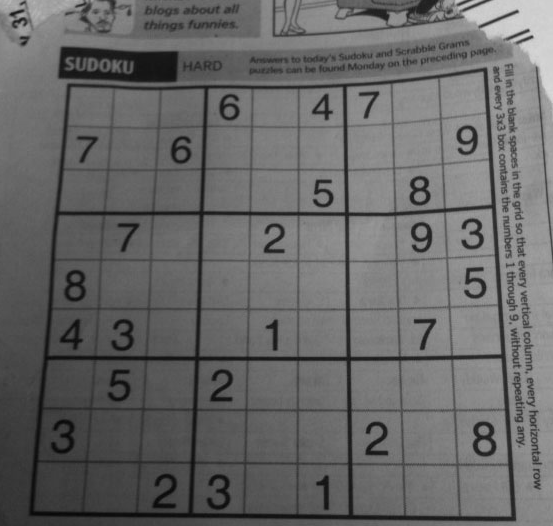
#> input picture OpenCV/images/sudoku.png, 553 x 526 px
$ jupyter execute --allow-errors 'OpenCV_002_이진화-배포용.ipynb'
#> lines starting #> are read from the running program, lines starting #| are printed output that depends on the picture; after the words box and inside, x2 and y2 are one past the last pixel; in counts of white or black regions, pixels touching at a corner belong together
<table border=1 width=100%>
    <tr><td style="border: 1px solid black; width:600px; height:40px; text-align: center;"><font size=4 color=blue><b>[2차시] 학습목표</b></font></td></tr>
    <tr><td style="border: 1px solid black; text-align: left;"><font size=3>○ 칼라 이미지를 gray 이미지로 변환하는 방법을 학습한다.<br>

○ gray 이미지를 binary 이미지로 변환하는 방법을 학습한다.
        </font></td></tr>
</table>

[cell 1]
#from google.colab import drive
#drive.mount('/content/drive')

[cell 2]
#%cd /content/drive/MyDrive/Colab Notebooks/인공지능강의/opencv

# Gray와 Binary 이미지

- 시각은 색상정보에 대해 잘못된 정보를 보내주는 경우가 많음
  - 밤에 색상을 볼때 정확한 색상을 보여주지 못함 - 명도 (검정색이 섞이는 것)
  - 색상에 빛을 강하게 비추는 경우 정확한 색상을 보여주지 못함 - 채도 (흰색이 섞이는 것)
- 칼라는 너무 많은 정보를 가지고 있기때문에 연산량이 많음
  - 실시간 처리가 어려움
  - 따라서 gray 이미지나 binary 이미지로 변환해서 처리하는 것이 일반적
<br><br>
- gray 이미지 : 0-255로 된 픽섹로만 구성된 흑백이미지
- binary(이진) 이미지 : 0(검정색)과 255(흰색)으로만 구성된 이미지 (마스크 패턴, 필터링)

- 칼라 → gray 이미지 변환 방법 2가지
  - imread()로 이미지를 읽을 때 변환해서 읽는 방법
    -  img = cv2.imread(파일명, <font color=red>cv2.IMREAD_GRAYSCALE</font>)
  - 칼라 이미지로 읽어서 cvtColor() 변환하는 방법 → 칼라 이미지가 필요한 경우 (출력)
    -  img_gray = cv2.cvtColor(이미지객체, <font color=red>cv2.COLOR_BGR2GRAY</font>)
<br><br>
- matplotlib 라이브러리의 colormap
  - 기본값 :  viridis


## gray 이미지  만들기

### imread()를 사용해서 gray 이미지로 변환해서 읽는 방법

[cell 3]
import cv2
import matplotlib.pyplot as plt

img_gray = cv2.imread("./images/miki.jpeg", cv2.IMREAD_GRAYSCALE)

#> (the rest of this cell did not finish here and is left out)

### 칼라이미지로 읽어서 gray 이미지로 변환하는 방법

[cell 4]
import cv2
import matplotlib.pyplot as plt

img= cv2.imread("./images/miki.jpeg")

#> (the rest of this cell did not finish here and is left out)

## 이진 (Binary) 이미지 만들기

- 이진 이미지는 픽셀값이 0과 1(255)로만 구성
- 이진 이미지의 필요 : 배경과 객체의 구분, 관심영역과 비관심 영역의 구분, 마스크 생성 등

- <font color=red>_, thr = cv2.threshold(img, threshold_value, value, flag)</font>
  - img : Grayscale 이미지
  - threshold_value : 픽셀 문턱값 (0과 1로 나누기 위한 기준값)
  - value : 문턱값보다 클 때 적용되는 값
  - flag : 문턱값 적용 방법


- flag : 문턱값 적용 방법
  - cv2.THRESH_BINARY : 픽셀값이 문턱값보다 크면 value, 아니면 0을 할당
  - cv2.THRESH_BINARY_INV : 픽셀값이 문턱값보다 크면 0, 아니면 value를 할당
  - cv2.THRESH_TRUNC : 픽셀값이 문턱값보다 크면 문턱값, 아니면 픽셀값을 그대로 할당
  - cv2.THRESH_TOZERO : 픽셀값이 문턱값보다 크면 픽셀값, 아니면 0을 할당
  - cv2.THRESH_TOZERO_INV : 픽셀값이 문턱값보다 크면 0, 아니면 픽셀값을 할당

[cell 5]
# 128보다 작으면 검정색(0), 크면 흰색(255)로 변환
# 반환 : 기준값과 변환된 이미지
_, th_img = cv2.threshold(img_gray, 128, 255, cv2.THRESH_BINARY)

#> (the rest of this cell did not finish here and is left out)

[cell 6]
# 실습

- threshold_value는 영상의 히스토그램에서 픽셀값들을 구분할 수 있는 값을 설정
  - 예를들어 아래와 같이 픽셀값들이 100과 150에 몰려 있으므로 130정도가 적당


<table border=1 width=100%>
    <tr><td style="border: 1px solid black; width:600px; text-align: left;"><font size=4 color=red><b>실습문제</b></font><br><br>
        <font size=4>○ threshold() 함수를 이용하여 다른 이미지를 아래와 같이 변환해보자.</font></td></tr>
    <tr><td style="border: 1px solid black; text-align: left;">
        </td></tr>
</table>

### 임계값 결정하기 1 : OTSU 알고리즘

- 이진 이미지를 만들때 가장 중요한 요소 : 임계값 설정
- OTSU의 이진화 알고리즘
  - 임계값을 임의로 정하고 픽셀을 두 분류로 나눔
  - 두 분류의 명암 분포를 구하는 작업을 반복
  - 두 분류의 명암 분포가 가장 균일할 때의 임계값을 선택
- OTSU의 이진화 알고리즘 적용하기
  - 임계값을 -1로하고 옵션을 THRESH_OTSU로 설정하여 이진화
- 단점 : 모든 경우의 수를 조사해야 하므로 속도가 느림

[cell 7]
# th : otsu로 결정된 threshold_value 값
th, th_img = cv2.threshold(img_gray, -1, 255,
                          cv2.THRESH_BINARY | cv2.THRESH_OTSU)
#> th = 0

#> (the rest of this cell did not finish here and is left out)

[cell 8]
# [실습] sudoku.png 이미지를 이용하여 이진화 하기
import cv2
import matplotlib.pyplot as plt

img_gray = cv2.imread("./images/sudoku.png", cv2.IMREAD_GRAYSCALE)
#> img_gray is the input picture: shape (526, 553); min 7, max 218, mean 103.6

plt.imshow(img_gray, cmap="gray")
plt.xticks([])
plt.yticks([])
plt.show()

[cell 9]
th, th_img = cv2.threshold(img_gray, -1, 255,
                          cv2.THRESH_BINARY | cv2.THRESH_OTSU)
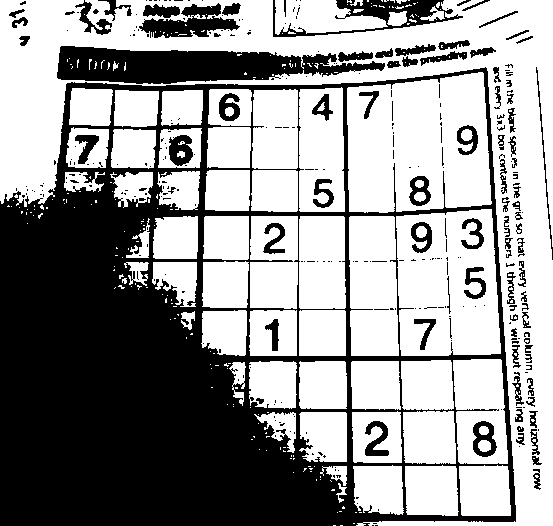
#> th_img: shape (526, 553); 59.2% white; 323 black regions (229 under 20 px), largest, box (x1, y1, x2, y2) and area: (0, 67, 516, 526) 94882, (57, 46, 385, 84) 7948, (273, 0, 463, 37) 2097
#> th = 98

plt.imshow(th_img, cmap="gray")
plt.title(th)
plt.xticks([])
plt.yticks([])
plt.show()

### 임계값 결정하기 2 : 적응형 thresholding

- 전체 이미지를 이용하면 일정하지 않는 조명, 배경색이 여러개인 경우 하나의 임계값으로 선명한 이진 이미지를 만들기 어려움
- 적응형 thresholding
  - 이미지를 여러 영역으로 나눔
  - 해당 영역의 픽셀 값만 활용하여 임계값을 계산
  - 각 영역별로 이진화를 진행

   </td></tr>

<br>

- <font color=red>cv2.adaptiveThreshold(img, value, method, type_flag, block_size, C)</font>
  - img : 입력영상
  - value : 임계값을 만족하는 픽셀에 적용할 값
  - method : 임계값 결정 방법
    - cv2.ADAPTIVE_THRESH_MEAN_C : 이웃 픽셀의 평균으로 결정
    - cv2.ADAPTIVE_THRESH_GAUSSIAN_C : 가우시안 분포에 따른 가중치의 합으로 결정
  - type_flag : 스레시홀딩 적용 방법 (cv2.threshod()와 동일)
  - block_size : 영역으로 나눌 블록의 크기(n x n), 홀수
  - C : 계산된 임계값 결과에서 가감할 상수(음수 가능)

[cell 10]
block_size = 9
c = 5

th_img1 = cv2.adaptiveThreshold(img_gray, 255,
                                   cv2.ADAPTIVE_THRESH_MEAN_C,
                                   cv2.THRESH_BINARY, block_size, c)
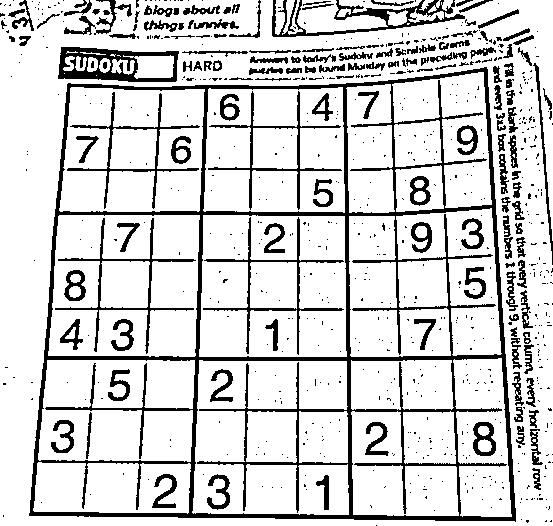
#> th_img1: shape (526, 553); 83% white; 769 black regions (619 under 20 px), largest, box (x1, y1, x2, y2) and area: (29, 67, 516, 522) 21094, (58, 47, 179, 82) 1995, (272, 0, 465, 37) 1851
th_img2 = cv2.adaptiveThreshold(img_gray, 255,
                                   cv2.ADAPTIVE_THRESH_GAUSSIAN_C,
                                   cv2.THRESH_BINARY, block_size, c)
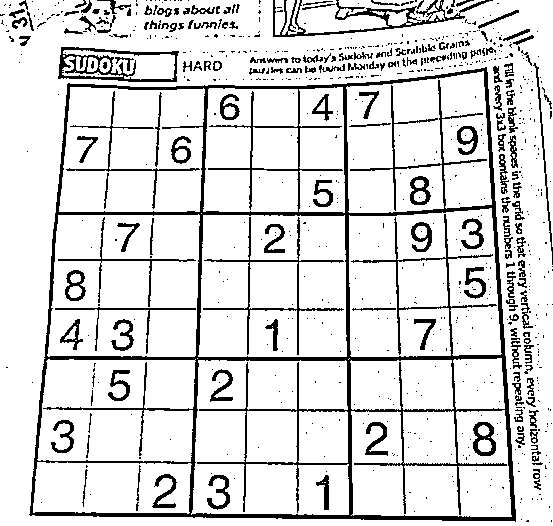
#> th_img2: shape (526, 553); 85.9% white; 775 black regions (600 under 20 px), largest, box (x1, y1, x2, y2) and area: (29, 67, 516, 522) 19139, (273, 0, 493, 37) 1583, (58, 47, 179, 82) 1329

plt.figure(figsize=(8, 8))
plt.subplot(1, 2, 1)
plt.title("mean")
plt.imshow(th_img1, cmap="gray")
plt.xticks([])
plt.yticks([])

plt.subplot(1, 2, 2)
plt.title("gaussian")
plt.imshow(th_img2, cmap="gray")
plt.xticks([])
plt.yticks([])
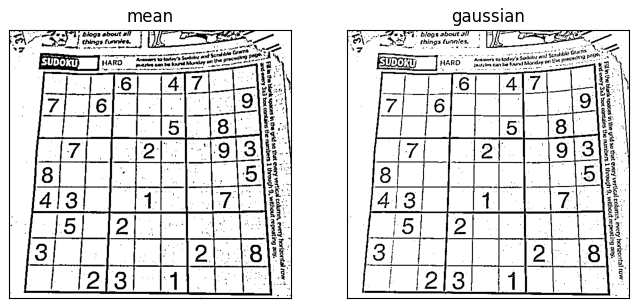
#> figure drawn by matplotlib, 2 panels

$ run again, with OpenCV/images/pic_10.png copied over OpenCV/images/sudoku.png
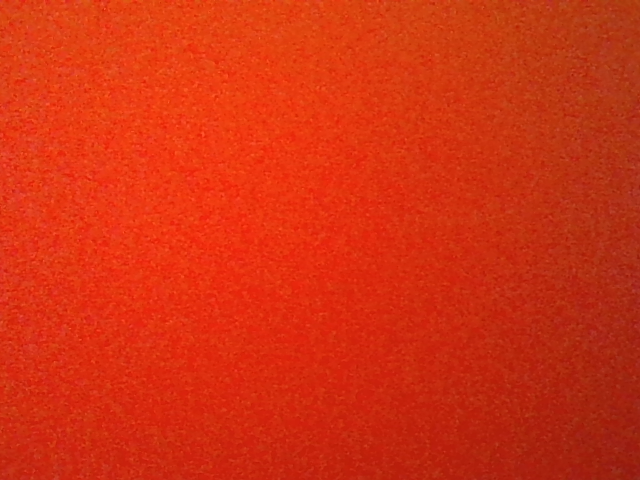
#> input picture OpenCV/images/pic_10.png, 640 x 480 px
#> `th, th_img = cv2.threshold(img_gray, -1, 255, cv2.THRESH_BINARY | cv2...`: th = 0
#> `th, th_img = cv2.threshold(img_gray, -1, 255, cv2.THRESH_BINARY | cv2...`:
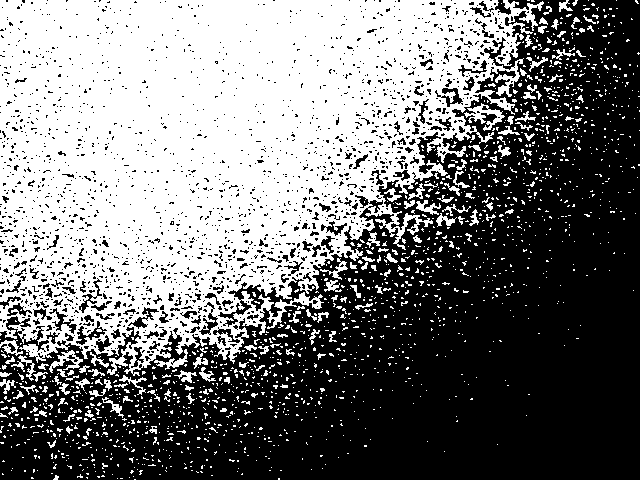
#> th_img: shape (480, 640); 46.7% white; 1732 white regions (1596 under 20 px), largest, box (x1, y1, x2, y2) and area: (0, 0, 544, 376) 129105, (464, 103, 505, 131) 401, (49, 350, 83, 373) 268
#> `th, th_img = cv2.threshold(img_gray, -1, 255, cv2.THRESH_BINARY | cv2...`: th = 94
#> th_img1: shape (480, 640); 86.5% white; black in thin lines or dots
#> `th_img2 = cv2.adaptiveThreshold(img_gray, 255, cv2.ADAPTIVE_THRESH_GAU..`:
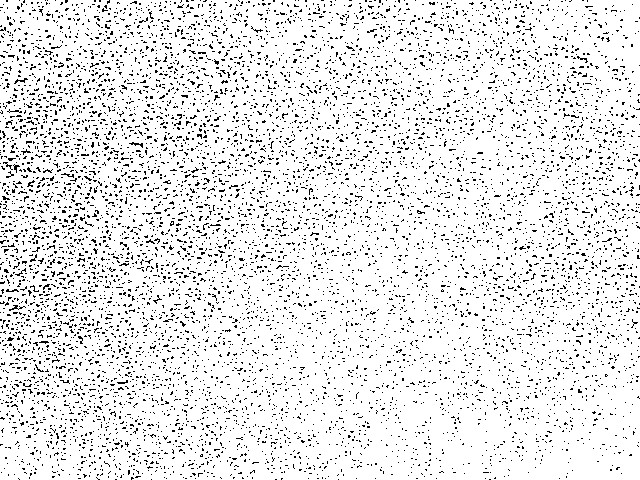
#> th_img2: shape (480, 640); 91.2% white; black in thin lines or dots
